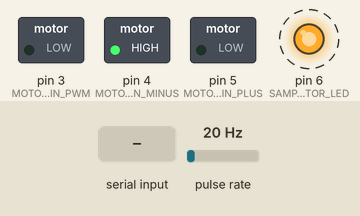
Recording of a sketch running on a simulated Arduino Uno, built with avr-gcc and run on an emulated ATmega328P. On the bench: switched loads named in the sketch (green lamp = pin HIGH), output pins drawn as LEDs (lit = HIGH). Wiring (inferred from the names in the program): pulse sensor: data pin 12. Dashed ring = blinking. Inputs (shaded band) come from the test bench; at power-on: pulse rate 20 Hz. What the sketch prints to the serial monitor is not drawn.

Above: at 17.7 s.
17.8 s: "i90\n" received over Serial
At 19.0 s:
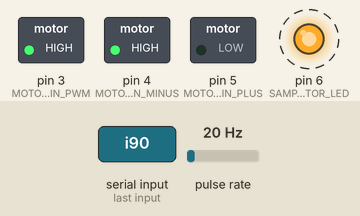
20.8 s: pulse rate (sensor on pin 12) set to 46 Hz
At 21.9 s:
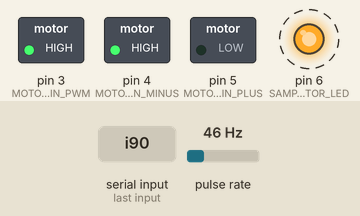
23.8 s: pulse rate (sensor on pin 12) set to 50 Hz
25.3 s: pulse rate (sensor on pin 12) set to 4 Hz
At 25.5 s:
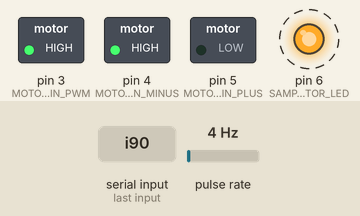
28.3 s: pulse rate (sensor on pin 12) set to 196 Hz
31.3 s: pulse rate (sensor on pin 12) set to 182 Hz
34.3 s: pulse rate (sensor on pin 12) set to 177 Hz
At 34.9 s:
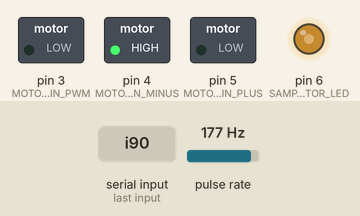
Timing chart, 0 to 36.8 s (numbered marks = the images above; inputs shaded):
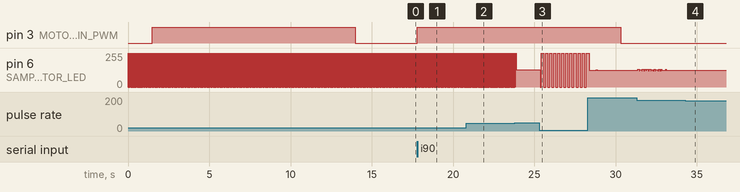

The sketch:

pid-controller.ino
```cpp
#include "PinChangeInterrupt.h"
#include <TimerOne.h>

#define MOTOR_PIN_MINUS    4
#define MOTOR_PIN_PLUS     5
#define MOTOR_PIN_PWM      3
#define MOTOR_PIN_ENC      12

#define SAMPLING_INDICATOR_LED  6

typedef struct {
  float kp, ki, kd;

  volatile bool sample_ready;
  uint32_t sampling_interval;
  uint32_t time_last;

  float setpoint, error;
  volatile float currpoint;
  float currpoint_last;
  float proportional, integral, derivative;

  float raw_output, output, max_output;

  struct {
    uint8_t pwm_output;
    bool saturated;
    float currpoint_snapshot;
    float p_term, i_term, d_term;
    float calculation_time;
    float dt;
  } telemetry;
} pid_system_t;

typedef struct {
  struct {
    volatile uint16_t curr_pulses;
    volatile uint16_t last_pulses;
    volatile uint16_t delta_pulses;
  } enc;

} motor_system_t;

enum PID_CONSTANTS {
  PID_KP = 0,
  PID_KI,
  PID_KD
};

pid_system_t pid = {
  .kp = 0.40, .ki = 0.02, .kd = 0.001,

  .sample_ready = false,
  .sampling_interval = 100,
  .time_last = 0,

  .setpoint = 0, .error = 0,
  .currpoint = 0,
  .currpoint_last = 0,
  .proportional = 0, .integral = 0, .derivative = 0,

  .raw_output = 0, .output = 0,
};

motor_system_t motor = {
  .enc = { 0, 0, 0 }
};

float* pid_constant_ptrs[] = { &pid.kp, &pid.ki, &pid.kd };
byte pid_constant_idx = PID_KP;

void setup() {
  pinMode(MOTOR_PIN_MINUS, OUTPUT);
  pinMode(MOTOR_PIN_PLUS, OUTPUT);

  pinMode(SAMPLING_INDICATOR_LED, OUTPUT);

  analogWrite(MOTOR_PIN_PWM, 0);
  digitalWrite(MOTOR_PIN_MINUS, HIGH);
  digitalWrite(MOTOR_PIN_PLUS, LOW);

  attachPCINT(digitalPinToPCINT(MOTOR_PIN_ENC), enc_pulse_ISR, CHANGE); // have double the resolution for free!
  // attachPCINT(digitalPinToPCINT(MOTOR_PIN_ENC), enc_pulse_ISR, FALLING);

  Timer1.initialize(1000 * (unsigned long)pid.sampling_interval);
  Timer1.attachInterrupt(sample_enc_ISR);

  Serial.begin(115200);
  // Serial.println("Hello world!");
  // Serial.println("# you should've seen something like \"something's wrong\"");

  digitalWrite(SAMPLING_INDICATOR_LED, HIGH);
  delay(1000);
  digitalWrite(SAMPLING_INDICATOR_LED, LOW);
  delay(500);

  Serial.println("Sampling MAX_MOTOR_RPM, please standby...");
  pid.max_output = sample_max_rpm_process(10 * 1000);
}

void loop() {
  input_process();

  if (pid.sample_ready) {
    pid.sample_ready = false;

    uint32_t calculation_started = millis();
    float pid_output = pid_compute_process(&pid);
    motor_output_process(pid_output);
    pid.telemetry.calculation_time = float(millis() - calculation_started) / 1000.0f;

    print_data();
  }
  delay(10);
}

float sample_max_rpm_process(uint32_t sampling_duration) {
  analogWrite(MOTOR_PIN_PWM, 255);
  digitalWrite(MOTOR_PIN_MINUS, HIGH);
  digitalWrite(MOTOR_PIN_PLUS, LOW);

  delay(2500); // wait for motor to reach max speed

  float rpm_sum = 0;
  float currpoint_snapshot = 0;
  uint16_t sample_count = 0;
  uint32_t start_time = millis();

  while ((millis() - start_time) < sampling_duration) {
    if (pid.sample_ready) {
      noInterrupts();
      currpoint_snapshot = pid.currpoint;
      interrupts();

      rpm_sum += currpoint_snapshot;
      sample_count++;
      pid.sample_ready = false;
      Serial.print("Sample Received (rpm_sum, sample_count): ");
      Serial.print(rpm_sum, 2);
      Serial.print(", ");
      Serial.println(sample_count);
    }
  }

  analogWrite(MOTOR_PIN_PWM, 0);

  Serial.println("Finished sampling MOTOR MAX RPM!");
  Serial.print("MOTOR_MAX_RPM value: ");
  Serial.println(rpm_sum / float(sample_count), 2);


  delay(2500);

  return rpm_sum / float(sample_count);
}

void enc_pulse_ISR() {
  motor.enc.curr_pulses++;

  digitalWrite(SAMPLING_INDICATOR_LED, !digitalRead(SAMPLING_INDICATOR_LED));
}

void sample_enc_ISR() {
  const float DELTA_T = pid.sampling_interval / 1000.0f;
  const float EMA_CONSTANT = 0.35;
  const float TICKS_PER_REV = 40.0f; // it counts both the falling and rising edges
  // const float TICKS_PER_REV = 20.0f;

  motor.enc.delta_pulses = motor.enc.curr_pulses - motor.enc.last_pulses;
  motor.enc.last_pulses = motor.enc.curr_pulses;

  float revs_per_sec = (((float)motor.enc.delta_pulses / TICKS_PER_REV) / DELTA_T);
  float revs_per_min = revs_per_sec * 60.0f;

  // Apply exponential moving average filter to reduce jitter
  pid.currpoint = EMA_CONSTANT * revs_per_min + (1 - EMA_CONSTANT) * pid.currpoint;

  // digitalWrite(SAMPLING_INDICATOR_LED, !digitalRead(SAMPLING_INDICATOR_LED));

  pid.sample_ready = true;
}

int sgn(float val) {
  return (val > 0) - (val < 0);
}

float pid_compute_process(pid_system_t* p) {
  float dt;
  uint32_t time_now;
  float currpoint_snapshot;
  bool output_saturated, output_accelerating;

  p->raw_output = p->kp * p->error +
              p->ki * p->integral +
              p->kd * p->derivative;

  p->output = constrain(p->raw_output, 0.0f, p->max_output);

  noInterrupts();
  currpoint_snapshot = p->currpoint;
  p->telemetry.currpoint_snapshot = p->currpoint;
  interrupts();

  time_now = millis();
  dt = float(time_now - p->time_last) / 1000.0f;

  p->error = p->setpoint - currpoint_snapshot;

  output_saturated = (p->raw_output != p->output);
  output_accelerating = (sgn(p->error) == sgn(p->output));

  if (!output_saturated || !output_accelerating) {
    p->integral += p->error * dt;
  }

  p->derivative = -(currpoint_snapshot - p->currpoint_last) / dt;

  p->proportional = p->error;

  p->time_last = time_now;
  p->currpoint_last = currpoint_snapshot;


  // set telemetry data
  p->telemetry.p_term = p->kp * p->proportional;
  p->telemetry.i_term = p->ki * p->integral;
  p->telemetry.d_term = p->kd * p->derivative;
  p->telemetry.dt = dt;
  // p->telemetry.currpoint_snapshot = currpoint_snapshot;

  return p->output;
}

void motor_output_process(float input_rpm) {
  uint8_t output_pwm = abs((input_rpm / pid.max_output) * 255);

  pid.telemetry.pwm_output = output_pwm;

  analogWrite(MOTOR_PIN_PWM, output_pwm);
}

void input_process() {
  while (Serial.available()) {
    char char_in = Serial.read();

    switch (char_in) {
      case 'u':
        pid.sampling_interval -= 10;
        break;

      case 'i':
        pid.sampling_interval += 10;
        Serial.print("Changed Sampling interval: ");
        Serial.println(pid.sampling_interval);
        pid.max_output = sample_max_rpm_process(10 * 1000);
        break;

      // yeah i fucking hate this too
      case 'r':
        // clear the buffer for extraneous \r\n
        // while (Serial.available()) {
        //   Serial.println("CLEARING!!");
        //   Serial.println(Serial.read());
        // }

        Serial.print("Set Target RPM: ");

        bool rpm_set = false;
        String recv_command;
        while (!rpm_set) {
          if (Serial.available()) {
            char recv = Serial.read();

            recv_command += recv;
            Serial.print(recv);
            Serial.flush();

            bool is_recv_digit = (recv >= '0' && recv <= '9');
            bool command_done = (recv == '!');

            if ((!is_recv_digit && !command_done)) {
              Serial.print("this da character: (");
              Serial.print(recv);
              Serial.println(")");
              Serial.println("invalid command");
              break;
            }

            if (command_done && (recv_command.length() <= 1)) {
              Serial.print("\r\nno rpm specified, setting to default value 0.");
              recv_command = "0";
            }

            if (command_done) {
              Serial.println();
              // Serial.println("Command set, changing target RPM now...");

              recv_command.remove(recv_command.indexOf('!'));
              pid.setpoint = recv_command.toFloat();

              Serial.print("New Target RPM: ");
              Serial.println(pid.setpoint);

              break;
            }
          }
        }
        break;
    }

    Timer1.setPeriod((unsigned long)pid.sampling_interval * 1000);
  }
}

void print_data() {
  Serial.print("# ");
  Serial.print(float(millis()) / 1000.0f, 3);
  Serial.print(',');

  Serial.print(pid.setpoint, 5);
  Serial.print(',');
  Serial.print(pid.currpoint, 5);
  Serial.print(',');
  Serial.print(pid.error, 5);
  Serial.print(',');
  Serial.print(pid.output, 5);
  Serial.print(',');

  Serial.print(pid.raw_output, 5);
  Serial.print(',');
  Serial.print(pid.proportional, 5);
  Serial.print(',');
  Serial.print(pid.integral, 5);
  Serial.print(',');
  Serial.print(pid.derivative, 5);
  Serial.print(',');
  Serial.print(pid.telemetry.p_term, 5);
  Serial.print(',');
  Serial.print(pid.telemetry.i_term, 5);
  Serial.print(',');
  Serial.print(pid.telemetry.d_term, 5);
  Serial.print(',');
  Serial.print(pid.kp, 5);
  Serial.print(',');
  Serial.print(pid.ki, 5);
  Serial.print(',');
  Serial.print(pid.kd, 5);
  Serial.print(',');
  Serial.print(pid.telemetry.dt, 3);
  Serial.print(',');

  Serial.print(pid.telemetry.pwm_output, 5);
  Serial.print(',');
  Serial.print(float(pid.sampling_interval) / 1000.0f, 1); // in seconds
  Serial.print(',');
  Serial.print(pid.telemetry.calculation_time, 5);
  Serial.print(',');
  Serial.print(pid.telemetry.saturated, 1);

  // some other data
  Serial.print(motor.enc.delta_pulses);
  Serial.println();
}
```

Measured:
- after the input at 17.8 s, pin 3 (MOTOR_PIN_PWM): LOW → HIGH at once
- after the input at 20.8 s, pin 6 (SAMPLING_INDICATOR_LED): alternates 255/255 for 0.01 s and 0/255 for 0.01 s, starting at once
- after the input at 25.3 s, pin 6 (SAMPLING_INDICATOR_LED): alternates 255/255 for 0.12 s and 0/255 for 0.13 s, starting after 0.06 s
- after the input at 34.3 s, pin 6 (SAMPLING_INDICATOR_LED): stops changing and stays 127/255
- by itself, pin 6 (SAMPLING_INDICATOR_LED): alternates 255/255 for 0.03 s and 0/255 for 0.03 s
